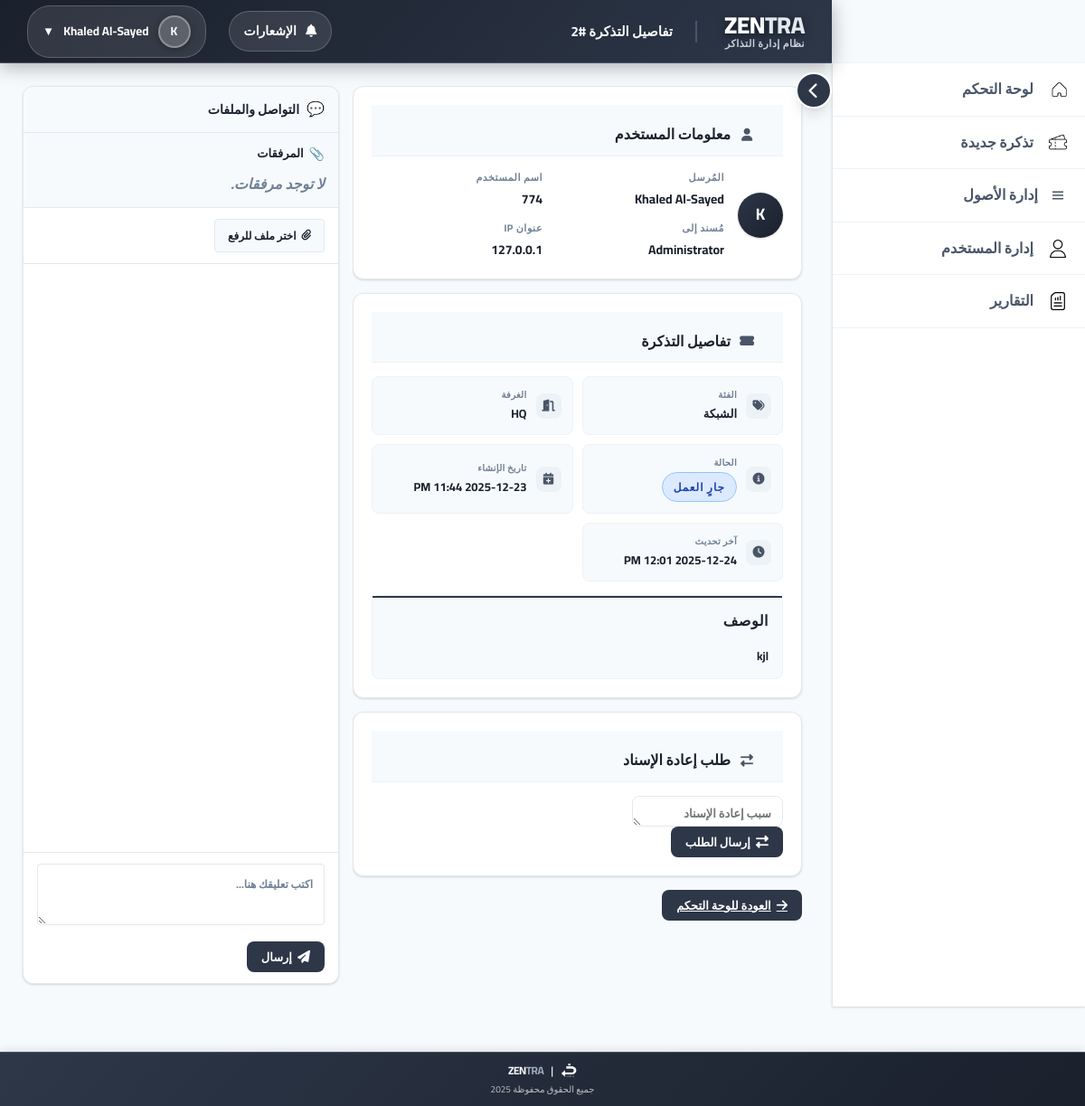
Screenshot of /ticket/2 (signed in) with the database file from the repository.
### app.py (models this page shows, shortened)
class Ticket(db.Model):
    id = db.Column(db.Integer, primary_key=True)
    submitter_id = db.Column(db.Integer, db.ForeignKey('user.id'), nullable=False)
    room = db.Column(db.String(20), nullable=False)
    category = db.Column(db.String(50), nullable=False)
    description = db.Column(db.Text, nullable=False)
    file_name = db.Column(db.String(200), nullable=True)  # backward compatibility
    status = db.Column(db.String(20), default='Open')
    assigned_to_id = db.Column(db.Integer, db.ForeignKey('user.id'), nullable=True)
    ip_address = db.Column(db.String(100))
    created_at = db.Column(db.DateTime, default=get_riyadh_time_naive)
    updated_at = db.Column(db.DateTime, default=get_riyadh_time_naive, onupdate=get_riyadh_time_naive)
    submitter = db.relationship('User', foreign_keys=[submitter_id], backref='submitted_tickets')
    assigned_to = db.relationship('User', foreign_keys=[assigned_to_id], backref='assigned_tickets')

class User(db.Model, UserMixin):
    id = db.Column(db.Integer, primary_key=True)
    username = db.Column(db.String(50), unique=True, nullable=False)
    password_hash = db.Column(db.String(128), nullable=False)
    full_name = db.Column(db.String(100), nullable=False)
    email = db.Column(db.String(100), nullable=False)
    role = db.Column(db.String(20), nullable=False)  # agent / supervisor / manager / it_staff / admin
    room = db.Column(db.String(20), nullable=False)
    profile_picture = db.Column(db.String(200), nullable=True)
    auth_source = db.Column(db.String(20), default='local', nullable=False)

### app.py (the view, shortened to what this page needs)
@app.route('/ticket/<int:ticket_id>', methods=['GET', 'POST'])
@login_required
def ticket_detail(ticket_id):
    ticket = Ticket.query.get_or_404(ticket_id)
    user   = current_user
    if user.role == 'agent'      and ticket.submitter_id != user.id:   return "Access Denied", 403
    if user.role == 'supervisor' and ticket.room          != user.room: return "Access Denied", 403
    if ticket.assigned_to_id is None and user.role in ['it_staff', 'admin'] and ticket.status != 'Escalated':
        ticket.assigned_to_id = user.id
        ticket.status         = 'In Progress'
        db.session.commit()
        notify_ticket_assignment(ticket, user)
        db.session.commit()
    pending_requests = []
    if user.id == ticket.assigned_to_id:
        pending_requests = TicketReassignmentRequest.query.filter_by(ticket_id=ticket.id, status='Pending').all()
    reassignment_request = TicketReassignmentRequest.query.filter_by(
        ticket_id=ticket.id, requested_by_id=user.id
    ).order_by(TicketReassignmentRequest.created_at.desc()).first()
    return render_template(
        'ticket_detail.html',
        ticket=ticket, user=user,
        comments=ticket.comments,
        pending_requests=pending_requests,
        reassignment_request=reassignment_request
    )

### app.py (called while the page is built)
@login_manager.user_loader
def load_user(user_id):
    return User.query.get(int(user_id))

### templates/ticket_detail.html (shortened to what this page needs)
{% extends "base.html" %}
{% block page_title %}تفاصيل التذكرة #{{ ticket.id }}{% endblock %}
{% block content %}
<div class="content-area">
    <div class="ticket-content">
        <div class="card-section">
            <div class="section-header">
                <div class="section-icon"><i class="fas fa-user"></i></div>
                معلومات المستخدم
            </div>
            <div class="user-details-card">
                <div class="user-avatar-large">
                    {{ ticket.submitter.full_name[0] if ticket.submitter.full_name else ticket.submitter.username[0] }}
                </div>
                <div class="user-info-grid">
                    <div class="user-info-item">
                        <div class="info-label">المُرسل</div>
                        <div class="info-value highlight">{{ ticket.submitter.full_name }}</div>
                    </div>
                    <div class="user-info-item">
                        <div class="info-label">اسم المستخدم</div>
                        <div class="info-value">{{ ticket.submitter.username }}</div>
                    </div>
                    <div class="user-info-item">
                        <div class="info-label">مُسند إلى</div>
                        <div class="info-value">{{ ticket.assigned_to.full_name if ticket.assigned_to else 'غير مُسند' }}</div>
                    </div>
                    {% if current_user.role in ['admin', 'it_staff'] and ticket.assigned_to_id %}
                        <div class="user-info-item">
                            <div class="info-label">عنوان IP</div>
                            <div class="info-value">{{ ticket.ip_address or 'غير معروف' }}</div>
                        </div>
                    {% endif %}
                </div>
            </div>
        </div>
        <div class="card-section">
            <div class="section-header">
                <div class="section-icon"><i class="fas fa-ticket-alt"></i></div>
                تفاصيل التذكرة
            </div>
            <div class="ticket-details-grid">
                <div class="ticket-detail-item">
                    <div class="detail-icon"><i class="fas fa-tags"></i></div>
                    <div class="detail-content">
                        <div class="detail-label">الفئة</div>
                        <div class="detail-value">{{ ticket.category }}</div>
                    </div>
                </div>
                <div class="ticket-detail-item">
                    <div class="detail-icon"><i class="fas fa-door-open"></i></div>
                    <div class="detail-content">
                        <div class="detail-label">الغرفة</div>
                        <div class="detail-value">{{ ticket.room }}</div>
                    </div>
                </div>
                <div class="ticket-detail-item">
                    <div class="detail-icon"><i class="fas fa-info-circle"></i></div>
                    <div class="detail-content">
                        <div class="detail-label">الحالة</div>
                        <div class="detail-value">
                            <span class="status-badge status-{{ ticket.status.lower().replace(' ', '-') }}">
                                {% if ticket.status == 'Open' %}مفتوح
                                {% elif ticket.status == 'In Progress' %}جارٍ العمل
                                {% elif ticket.status == 'Escalated' %}مُصعد
                                {% elif ticket.status == 'Resolved' %}تم الحل
                                {% elif ticket.status == 'Closed' %}مغلق
                                {% else %}{{ ticket.status }}
                                {% endif %}
                            </span>
                        </div>
                    </div>
                </div>
                <div class="ticket-detail-item">
                    <div class="detail-icon"><i class="fas fa-calendar-plus"></i></div>
                    <div class="detail-content">
                        <div class="detail-label">تاريخ الإنشاء</div>
                        <div class="detail-value">{{ ticket.created_at.strftime('%Y-%m-%d %I:%M %p') }}</div>
                    </div>
                </div>
                <div class="ticket-detail-item">
                    <div class="detail-icon"><i class="fas fa-clock"></i></div>
                    <div class="detail-content">
                        <div class="detail-label">آخر تحديث</div>
                        <div class="detail-value">{{ ticket.updated_at.strftime('%Y-%m-%d %I:%M %p') }}</div>
                    </div>
                </div>
            </div>
            <div class="description-section">
                <div class="info-label" style="margin-bottom: 15px; color: var(--text-primary); font-size: 16px;">الوصف</div>
                <div class="description-text">{{ ticket.description }}</div>
            </div>
        </div>
        {% if current_user.role in ['admin', 'it_staff'] and ticket.assigned_to_id and ticket.assigned_to_id != current_user.id %}
        <div class="card-section">
            <div class="section-header">
                <div class="section-icon"><i class="fas fa-exchange-alt"></i></div>
                طلب إعادة الإسناد
            </div>
            <form method="post" id="reassignForm">
                <div class="form-group">
                    <textarea name="reason" class="form-control" rows="3" placeholder="سبب إعادة الإسناد" required></textarea>
                </div>
                <button type="submit" class="btn">
                    <i class="fas fa-exchange-alt"></i>
                    إرسال الطلب
                </button>
            </form>
        </div>
        {% endif %}
        <div class="action-group">
            <a href="{{ url_for('dashboard') }}" class="btn btn-secondary">
                <i class="fas fa-arrow-right"></i>
                العودة للوحة التحكم
            </a>
        </div>
    </div>
    <div class="chat-panel">
        <div class="chat-header">التواصل والملفات</div>
        <div class="chat-content">
            <div class="attachments-section">
                <div class="attachments-title">المرفقات</div>
                <div class="attachments-list">
                    {% if ticket.attachments %}
                        {% for attachment in ticket.attachments %}
                            <div class="attachment-item">
                                <a href="{{ url_for('uploads', filename=attachment.filename) }}" target="_blank" class="attachment-link">
                                    <i class="fas fa-file"></i>
                                    {{ attachment.filename }}
                                </a>
                                <div class="attachment-meta">
                                    تم رفعه من {{ attachment.uploaded_by.full_name }}<br>
                                    {{ attachment.uploaded_at.strftime('%Y-%m-%d %I:%M %p') }}
                                </div>
                            </div>
                        {% endfor %}
                    {% else %}
                        <p style="color: var(--text-muted); font-style: italic;">لا توجد مرفقات.</p>
                    {% endif %}
                </div>
            </div>
            <div class="upload-section">
                <form action="{{ url_for('ticket_detail', ticket_id=ticket.id) }}" method="post" enctype="multipart/form-data" style="width: 100%;">
                    <label for="file-upload" class="file-input-label">
                        <i class="fas fa-paperclip"></i>
                        اختر ملف للرفع
                    </label>
                </form>
            </div>
            <div class="comments-list" id="commentsList">
            </div>
            <div class="comment-input">
                <form method="post" id="commentForm">
                    <textarea name="comment" class="comment-textarea" id="commentTextarea" placeholder="اكتب تعليقك هنا..." required></textarea>
                    <button type="submit" class="btn" id="sendCommentBtn">
                        <i class="fas fa-paper-plane"></i>
                        إرسال
                    </button>
                </form>
            </div>
        </div>
    </div>
</div>
{% endblock %}

### templates/base.html (shortened to what this page needs)
<!DOCTYPE html>
<html lang="ar" dir="rtl">
<head>
    <link rel="stylesheet" href="https://cdnjs.cloudflare.com/ajax/libs/font-awesome/6.4.0/css/all.min.css">
</head>
<body>
    <button class="sidebar-toggle" id="sidebarToggle" onclick="toggleSidebarCollapse()" title="تبديل القائمة الجانبية">
        <i class="fas fa-chevron-left"></i>
    </button>
    <div class="header" id="header">
        <div class="header-left">
            <div class="header-branding">
                <div class="header-title">ZEN<span class="highlight">TRA</span></div>
                <div class="header-subtitle">نظام إدارة التذاكر</div>
            </div>
            <div class="page-title">{% block page_title %}لوحة التحكم{% endblock %}</div>
        </div>
        <div class="header-right">
            <div class="notification-dropdown">
                <a href="#" class="notification-link" onclick="toggleNotifications(event)" id="notificationLink">
                    <i class="fas fa-bell"></i>
                    <span>الإشعارات</span>
                </a>
            </div>
            <button class="profile-dropdown" onclick="toggleDropdown()">
                <div class="profile-avatar">{{ current_user.full_name[0] if current_user and current_user.full_name else 'U' }}</div>
                <span>{{ current_user.full_name if current_user and current_user.full_name else current_user.username if current_user else 'User' }}</span>
                <span>▼</span>
            </button>
        </div>
    </div>
    <div class="sidebar" id="sidebar">
        <nav class="sidebar-menu">
            <a href="{{ url_for('dashboard') }}"
               class="menu-item {% if request.endpoint == 'dashboard' %}active{% endif %}">
                <img src="{{ url_for('static', filename='home.png') }}" alt="لوحة التحكم"
                     style="width:20px;height:20px;vertical-align:middle;margin-left:5px;">
                <span>لوحة التحكم</span>
            </a>
            <a href="{{ url_for('submit_ticket') }}"
               class="menu-item {% if request.endpoint == 'submit_ticket' %}active{% endif %}">
                <img src="{{ url_for('static', filename='ticket.png') }}" alt="تذكرة جديدة"
                     style="width:20px;height:20px;vertical-align:middle;margin-left:5px;">
                <span>تذكرة جديدة</span>
            </a>
            {% if current_user and current_user.role in ['it_staff', 'admin'] %}
            <a href="{{ url_for('assets_list') }}"
               class="menu-item {% if request.endpoint in ['assets_list','asset_create','asset_detail','asset_edit'] %}active{% endif %}">
                <span class="menu-icon">
                    <svg xmlns="http://www.w3.org/2000/svg" viewBox="0 0 24 24" width="18" height="18" fill="currentColor">
                        <path d="M4 6h16v2H4zm0 5h16v2H4zm0 5h16v2H4z"/>
                    </svg>
                </span>
                <span>إدارة الأصول</span>
            </a>
            {% endif %}
            {% if current_user and current_user.role != 'agent' %}
            <a href="{{ url_for('manage_users') }}"
               class="menu-item {% if request.endpoint == 'manage_users' %}active{% endif %}">
                <img src="{{ url_for('static', filename='user (1).png') }}" alt="إدارة المستخدم"
                     style="width:20px;height:20px;vertical-align:middle;margin-left:5px;">
                <span>إدارة المستخدم</span>
            </a>
            <a href="{{ url_for('report') }}"
               class="menu-item {% if request.endpoint == 'report' %}active{% endif %}">
                <img src="{{ url_for('static', filename='report.png') }}" alt="التقارير"
                     style="width:20px;height:20px;vertical-align:middle;margin-left:5px;">
                <span>التقارير</span>
            </a>
            {% endif %}
        </nav>
    </div>
    <div class="main-container" id="mainContainer">
        {% block content %}{% endblock %}
    </div>
    <div class="page-footer">
        <div class="footer-brand">
            <img src="{{ url_for('static', filename='exp.png') }}" alt="Experience Logo">
            | <span class="footer-logo">ZEN<span class="footer-highlight">TRA</span></span>
        </div>
        <div class="footer-copyright">جميع الحقوق محفوظة 2025</div>
    </div>
</body>
</html>

### rows the page displays
Ticket: id "2", ip_address "127.0.0.1", category "الشبكة", room "HQ", created_at "2025-12-23 11:44 PM", updated_at "2025-12-24 12:01 PM", description "kjl"
User: full_name "K", full_name "Khaled Al-Sayed", submitter "K", submitter.full_name "Khaled Al-Sayed", submitter.username "774"
User: assigned_to "Administrator"
